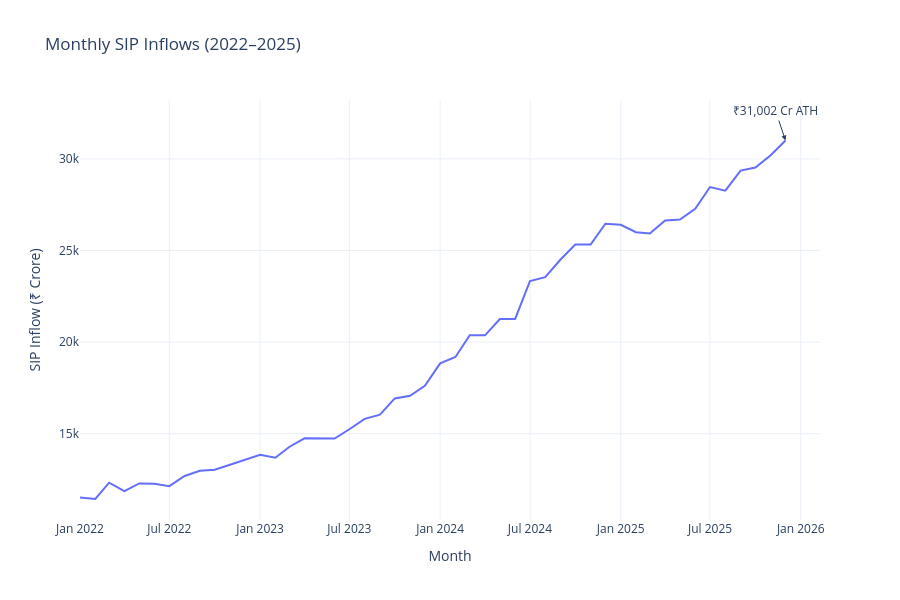

The notebook cell this image was saved under:
### Code cell
# -----------------------------------
# Create SIP DataFrame
# -----------------------------------

sip = loaded_data['monthly_sip_inflows']

# -----------------------------------
# Convert Month Column
# -----------------------------------

sip['month'] = pd.to_datetime(
    sip['month'],
    errors='coerce'
)

# -----------------------------------
# Plot SIP Trend
# -----------------------------------

fig = px.line(
    sip,
    x='month',
    y='sip_inflow_crore',
    title='Monthly SIP Inflows (2022–2025)'
)

# -----------------------------------
# Add Annotation for All-Time High
# -----------------------------------

fig.add_annotation(
    x='2025-12-01',
    y=31002,
    text='₹31,002 Cr ATH',
    showarrow=True,
    arrowhead=2
)

# -----------------------------------
# Layout Improvements
# -----------------------------------

fig.update_layout(
    xaxis_title='Month',
    yaxis_title='SIP Inflow (₹ Crore)',
    template='plotly_white',
    height=600
)

# -----------------------------------
# Show Chart
# -----------------------------------

fig.show()

### Figure 1 — Plotly figure (JSON) as saved in the notebook; plotly's stock layout.template omitted (floating-point values rounded to 4 significant figures)
{"data": [{"hovertemplate": "month=%{x}<br>sip_inflow_crore=%{y}<extra></extra>", "legendgroup": "", "line": {"color": "#636efa", "dash": "solid"}, "marker": {"symbol": "circle"}, "mode": "lines", "name": "", "orientation": "v", "showlegend": false, "type": "scatter", "x": ["2022-01-01T00:00:00.000000000", "2022-02-01T00:00:00.000000000", "2022-03-01T00:00:00.000000000", "2022-04-01T00:00:00.000000000", "2022-05-01T00:00:00.000000000", "2022-06-01T00:00:00.000000000", "2022-07-01T00:00:00.000000000", "2022-08-01T00:00:00.000000000", "2022-09-01T00:00:00.000000000", "2022-10-01T00:00:00.000000000", "2022-11-01T00:00:00.000000000", "2022-12-01T00:00:00.000000000", "2023-01-01T00:00:00.000000000", "2023-02-01T00:00:00.000000000", "2023-03-01T00:00:00.000000000", "2023-04-01T00:00:00.000000000", "2023-05-01T00:00:00.000000000", "2023-06-01T00:00:00.000000000", "2023-07-01T00:00:00.000000000", "2023-08-01T00:00:00.000000000", "2023-09-01T00:00:00.000000000", "2023-10-01T00:00:00.000000000", "2023-11-01T00:00:00.000000000", "2023-12-01T00:00:00.000000000", "2024-01-01T00:00:00.000000000", "2024-02-01T00:00:00.000000000", "2024-03-01T00:00:00.000000000", "2024-04-01T00:00:00.000000000", "2024-05-01T00:00:00.000000000", "2024-06-01T00:00:00.000000000", "2024-07-01T00:00:00.000000000", "2024-08-01T00:00:00.000000000", "2024-09-01T00:00:00.000000000", "2024-10-01T00:00:00.000000000", "2024-11-01T00:00:00.000000000", "2024-12-01T00:00:00.000000000", "2025-01-01T00:00:00.000000000", "2025-02-01T00:00:00.000000000", "2025-03-01T00:00:00.000000000", "2025-04-01T00:00:00.000000000", "2025-05-01T00:00:00.000000000", "2025-06-01T00:00:00.000000000", "2025-07-01T00:00:00.000000000", "2025-08-01T00:00:00.000000000", "2025-09-01T00:00:00.000000000", "2025-10-01T00:00:00.000000000", "2025-11-01T00:00:00.000000000", "2025-12-01T00:00:00.000000000"], "xaxis": "x", "y": [11517, 11438, 12328, 11863, 12286, 12276, 12140, 12694, 12976, 13040, 13306, 13573, 13856, 13687, 14276, 14749, 14749, 14734, 15245, 15814, 16042, 16928, 17073, 17610, 18838, 19187, 20371, 20371, 21262, 21262, 23332, 23547, 24509, 25323, 25320, 26459, 26400, 25999, 25926, 26632, 26688, 27274, 28464, 28265, 29361, 29529, 30200, 31002], "yaxis": "y"}], "layout": {"annotations": [{"arrowhead": 2, "showarrow": true, "text": "₹31,002 Cr ATH", "x": "2025-12-01", "y": 31002}], "height": 600, "legend": {"tracegroupgap": 0}, "title": {"text": "Monthly SIP Inflows (2022–2025)"}, "xaxis": {"anchor": "y", "domain": [0, 1], "title": {"text": "Month"}}, "yaxis": {"anchor": "x", "domain": [0, 1], "title": {"text": "SIP Inflow (₹ Crore)"}}}}
